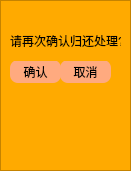
         <widget class="QFrame" name="frame_5">
          <property name="geometry">
           <rect>
            <x>700</x>
            <y>150</y>
            <width>131</width>
            <height>171</height>
           </rect>
          </property>
          <property name="styleSheet">
           <string notr="true">
color: rgb(255, 255, 255);
background-color: rgb(255, 170, 0);</string>
          </property>
          <property name="frameShape">
           <enum>QFrame::StyledPanel</enum>
          </property>
          <property name="frameShadow">
           <enum>QFrame::Raised</enum>
          </property>
          <widget class="QLabel" name="label_654">
           <property name="geometry">
            <rect>
             <x>20</x>
             <y>100</y>
             <width>91</width>
             <height>20</height>
            </rect>
           </property>
           <property name="styleSheet">
            <string notr="true">color: rgb(0, 0, 0);</string>
           </property>
           <property name="text">
            <string/>
           </property>
          </widget>
          <widget class="QPushButton" name="pushButton_81">
           <property name="geometry">
            <rect>
             <x>10</x>
             <y>60</y>
             <width>51</width>
             <height>23</height>
            </rect>
           </property>
           <property name="styleSheet">
            <string notr="true">#pushButton_81{
	background-color: rgb(255, 170, 127);



color: rgb(0,0,0);
border-radius:8px;}
#pushButton_81:hover{
	color: rgb(255,255,255);

}
</string>
           </property>
           <property name="text">
            <string>确认</string>
           </property>
          </widget>
          <widget class="QPushButton" name="pushButton_82">
           <property name="geometry">
            <rect>
             <x>60</x>
             <y>60</y>
             <width>51</width>
             <height>23</height>
            </rect>
           </property>
           <property name="styleSheet">
            <string notr="true">#pushButton_82{
	background-color: rgb(255, 170, 127);



color: rgb(0,0,0);
border-radius:8px;}
#pushButton_82:hover{
	color: rgb(255,255,255);

}</string>
           </property>
           <property name="text">
            <string>取消</string>
           </property>
          </widget>
          <widget class="QLabel" name="label_655">
           <property name="geometry">
            <rect>
             <x>10</x>
             <y>20</y>
             <width>111</width>
             <height>41</height>
            </rect>
           </property>
           <property name="styleSheet">
            <string notr="true">color: rgb(0, 0, 0);</string>
           </property>
           <property name="text">
            <string>请再次确认归还处理?</string>
           </property>
          </widget>
         </widget>
